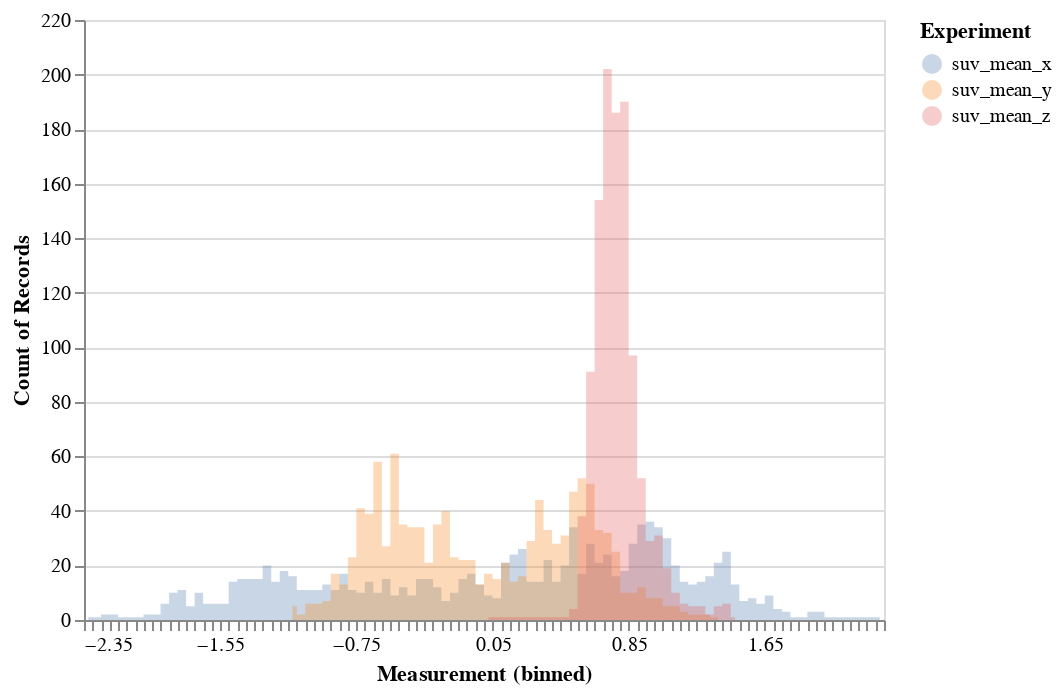

Write notebook code for a chart like this one.
### Code cell
s = pd.DataFrame(x[4])
source = pd.DataFrame({
    'suv_mean_x': np.array(s[0]),
    'suv_mean_y': np.array(s[1]),
    'suv_mean_z': np.array(s[2])
})
alt.Chart(source).transform_fold(
    ['suv_mean_x', 'suv_mean_y', 'suv_mean_z'],
    as_=['Experiment', 'Measurement']
).mark_area(
    opacity=0.3,
    interpolate='step'
).encode(
    alt.X('Measurement:Q', bin=alt.Bin(maxbins=100)),
    alt.Y('count()', stack=None),
    alt.Color('Experiment:N'))

### Figure 1 — Vega-Lite specification as saved in the notebook (floating-point values rounded to 4 significant figures; data arrays with more than 128 entries replaced by an {"elided": "..."} marker saying what was removed)
{"config": {"view": {"continuousWidth": 400, "continuousHeight": 300}}, "data": {"name": "data-10e474fbc61514a35cc09f200306018e"}, "mark": {"type": "area", "interpolate": "step", "opacity": 0.3}, "encoding": {"color": {"type": "nominal", "field": "Experiment"}, "x": {"type": "quantitative", "bin": {"maxbins": 100}, "field": "Measurement"}, "y": {"type": "quantitative", "aggregate": "count", "stack": null}}, "transform": [{"fold": ["suv_mean_x", "suv_mean_y", "suv_mean_z"], "as": ["Experiment", "Measurement"]}], "$schema": "https://vega.github.io/schema/vega-lite/v4.0.2.json", "datasets": {"data-10e474fbc61514a35cc09f200306018e": {"elided": "1137 records"}}}
